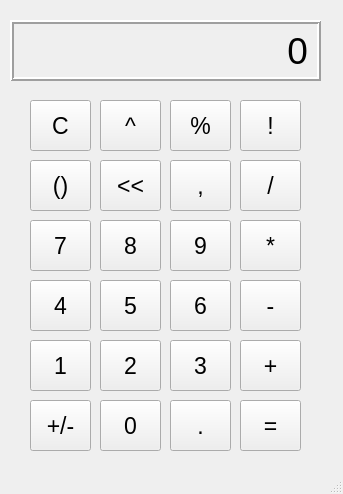
<?xml version="1.0" encoding="UTF-8"?>
<ui version="4.0">
 <class>MainWindow</class>
 <widget class="QMainWindow" name="MainWindow">
  <property name="geometry">
   <rect>
    <x>0</x>
    <y>0</y>
    <width>343</width>
    <height>494</height>
   </rect>
  </property>
  <property name="windowTitle">
   <string>MainWindow</string>
  </property>
  <widget class="QWidget" name="centralwidget">
   <widget class="QPushButton" name="botao_1">
    <property name="geometry">
     <rect>
      <x>30</x>
      <y>340</y>
      <width>61</width>
      <height>51</height>
     </rect>
    </property>
    <property name="font">
     <font>
      <pointsize>17</pointsize>
     </font>
    </property>
    <property name="text">
     <string>1</string>
    </property>
   </widget>
   <widget class="QPushButton" name="botao_2">
    <property name="geometry">
     <rect>
      <x>100</x>
      <y>340</y>
      <width>61</width>
      <height>51</height>
     </rect>
    </property>
    <property name="font">
     <font>
      <pointsize>17</pointsize>
     </font>
    </property>
    <property name="text">
     <string>2</string>
    </property>
   </widget>
   <widget class="QPushButton" name="botao_3">
    <property name="geometry">
     <rect>
      <x>170</x>
      <y>340</y>
      <width>61</width>
      <height>51</height>
     </rect>
    </property>
    <property name="font">
     <font>
      <pointsize>17</pointsize>
     </font>
    </property>
    <property name="text">
     <string>3</string>
    </property>
   </widget>
   <widget class="QPushButton" name="botao_5">
    <property name="geometry">
     <rect>
      <x>100</x>
      <y>280</y>
      <width>61</width>
      <height>51</height>
     </rect>
    </property>
    <property name="font">
     <font>
      <pointsize>17</pointsize>
     </font>
    </property>
    <property name="text">
     <string>5</string>
    </property>
   </widget>
   <widget class="QPushButton" name="botao_6">
    <property name="geometry">
     <rect>
      <x>170</x>
      <y>280</y>
      <width>61</width>
      <height>51</height>
     </rect>
    </property>
    <property name="font">
     <font>
      <pointsize>17</pointsize>
     </font>
    </property>
    <property name="text">
     <string>6</string>
    </property>
   </widget>
   <widget class="QPushButton" name="botao_4">
    <property name="geometry">
     <rect>
      <x>30</x>
      <y>280</y>
      <width>61</width>
      <height>51</height>
     </rect>
    </property>
    <property name="font">
     <font>
      <pointsize>17</pointsize>
     </font>
    </property>
    <property name="text">
     <string>4</string>
    </property>
   </widget>
   <widget class="QPushButton" name="botao_8">
    <property name="geometry">
     <rect>
      <x>100</x>
      <y>220</y>
      <width>61</width>
      <height>51</height>
     </rect>
    </property>
    <property name="font">
     <font>
      <pointsize>17</pointsize>
     </font>
    </property>
    <property name="text">
     <string>8</string>
    </property>
   </widget>
   <widget class="QPushButton" name="botao_9">
    <property name="geometry">
     <rect>
      <x>170</x>
      <y>220</y>
      <width>61</width>
      <height>51</height>
     </rect>
    </property>
    <property name="font">
     <font>
      <pointsize>17</pointsize>
     </font>
    </property>
    <property name="text">
     <string>9</string>
    </property>
   </widget>
   <widget class="QPushButton" name="botao_7">
    <property name="geometry">
     <rect>
      <x>30</x>
      <y>220</y>
      <width>61</width>
      <height>51</height>
     </rect>
    </property>
    <property name="font">
     <font>
      <pointsize>17</pointsize>
     </font>
    </property>
    <property name="text">
     <string>7</string>
    </property>
   </widget>
   <widget class="QPushButton" name="botao_0">
    <property name="geometry">
     <rect>
      <x>100</x>
      <y>400</y>
      <width>61</width>
      <height>51</height>
     </rect>
    </property>
    <property name="font">
     <font>
      <pointsize>17</pointsize>
     </font>
    </property>
    <property name="text">
     <string>0</string>
    </property>
   </widget>
   <widget class="QPushButton" name="igual">
    <property name="geometry">
     <rect>
      <x>240</x>
      <y>400</y>
      <width>61</width>
      <height>51</height>
     </rect>
    </property>
    <property name="font">
     <font>
      <pointsize>17</pointsize>
     </font>
    </property>
    <property name="text">
     <string>=</string>
    </property>
   </widget>
   <widget class="QPushButton" name="porcentagem">
    <property name="geometry">
     <rect>
      <x>170</x>
      <y>100</y>
      <width>61</width>
      <height>51</height>
     </rect>
    </property>
    <property name="font">
     <font>
      <pointsize>17</pointsize>
     </font>
    </property>
    <property name="text">
     <string>%</string>
    </property>
   </widget>
   <widget class="QPushButton" name="soma">
    <property name="geometry">
     <rect>
      <x>240</x>
      <y>340</y>
      <width>61</width>
      <height>51</height>
     </rect>
    </property>
    <property name="font">
     <font>
      <pointsize>17</pointsize>
     </font>
    </property>
    <property name="text">
     <string>+</string>
    </property>
   </widget>
   <widget class="QPushButton" name="subtracao">
    <property name="geometry">
     <rect>
      <x>240</x>
      <y>280</y>
      <width>61</width>
      <height>51</height>
     </rect>
    </property>
    <property name="font">
     <font>
      <pointsize>17</pointsize>
     </font>
    </property>
    <property name="text">
     <string>-</string>
    </property>
   </widget>
   <widget class="QPushButton" name="multiplicacao">
    <property name="geometry">
     <rect>
      <x>240</x>
      <y>220</y>
      <width>61</width>
      <height>51</height>
     </rect>
    </property>
    <property name="font">
     <font>
      <pointsize>17</pointsize>
     </font>
    </property>
    <property name="text">
     <string>*</string>
    </property>
   </widget>
   <widget class="QPushButton" name="fatorial">
    <property name="geometry">
     <rect>
      <x>240</x>
      <y>100</y>
      <width>61</width>
      <height>51</height>
     </rect>
    </property>
    <property name="font">
     <font>
      <pointsize>17</pointsize>
     </font>
    </property>
    <property name="text">
     <string>!</string>
    </property>
   </widget>
   <widget class="QPushButton" name="potencia">
    <property name="geometry">
     <rect>
      <x>100</x>
      <y>100</y>
      <width>61</width>
      <height>51</height>
     </rect>
    </property>
    <property name="font">
     <font>
      <pointsize>17</pointsize>
     </font>
    </property>
    <property name="text">
     <string>^</string>
    </property>
   </widget>
   <widget class="QPushButton" name="limpar">
    <property name="geometry">
     <rect>
      <x>30</x>
      <y>100</y>
      <width>61</width>
      <height>51</height>
     </rect>
    </property>
    <property name="font">
     <font>
      <pointsize>17</pointsize>
     </font>
    </property>
    <property name="text">
     <string>C</string>
    </property>
   </widget>
   <widget class="QPushButton" name="ponto">
    <property name="geometry">
     <rect>
      <x>170</x>
      <y>400</y>
      <width>61</width>
      <height>51</height>
     </rect>
    </property>
    <property name="font">
     <font>
      <pointsize>17</pointsize>
     </font>
    </property>
    <property name="text">
     <string>.</string>
    </property>
   </widget>
   <widget class="QPushButton" name="positivo_negativo">
    <property name="geometry">
     <rect>
      <x>30</x>
      <y>400</y>
      <width>61</width>
      <height>51</height>
     </rect>
    </property>
    <property name="font">
     <font>
      <pointsize>17</pointsize>
     </font>
    </property>
    <property name="text">
     <string>+/-</string>
    </property>
   </widget>
   <widget class="QLabel" name="Display_output_label">
    <property name="geometry">
     <rect>
      <x>10</x>
      <y>20</y>
      <width>311</width>
      <height>61</height>
     </rect>
    </property>
    <property name="font">
     <font>
      <pointsize>28</pointsize>
     </font>
    </property>
    <property name="frameShape">
     <enum>QFrame::Box</enum>
    </property>
    <property name="frameShadow">
     <enum>QFrame::Raised</enum>
    </property>
    <property name="lineWidth">
     <number>2</number>
    </property>
    <property name="text">
     <string>0</string>
    </property>
    <property name="alignment">
     <set>Qt::AlignRight|Qt::AlignTrailing|Qt::AlignVCenter</set>
    </property>
    <property name="margin">
     <number>10</number>
    </property>
   </widget>
   <widget class="QPushButton" name="voltar_casa_dec">
    <property name="geometry">
     <rect>
      <x>100</x>
      <y>160</y>
      <width>61</width>
      <height>51</height>
     </rect>
    </property>
    <property name="font">
     <font>
      <pointsize>17</pointsize>
     </font>
    </property>
    <property name="text">
     <string>&lt;&lt;</string>
    </property>
   </widget>
   <widget class="QPushButton" name="virgula">
    <property name="geometry">
     <rect>
      <x>170</x>
      <y>160</y>
      <width>61</width>
      <height>51</height>
     </rect>
    </property>
    <property name="font">
     <font>
      <pointsize>17</pointsize>
     </font>
    </property>
    <property name="text">
     <string>,</string>
    </property>
   </widget>
   <widget class="QPushButton" name="divisao">
    <property name="geometry">
     <rect>
      <x>240</x>
      <y>160</y>
      <width>61</width>
      <height>51</height>
     </rect>
    </property>
    <property name="font">
     <font>
      <pointsize>17</pointsize>
     </font>
    </property>
    <property name="text">
     <string>/</string>
    </property>
   </widget>
   <widget class="QPushButton" name="parenteses">
    <property name="geometry">
     <rect>
      <x>30</x>
      <y>160</y>
      <width>61</width>
      <height>51</height>
     </rect>
    </property>
    <property name="font">
     <font>
      <pointsize>17</pointsize>
     </font>
    </property>
    <property name="text">
     <string>()</string>
    </property>
   </widget>
  </widget>
  <widget class="QStatusBar" name="statusbar"/>
 </widget>
 <resources/>
 <connections/>
</ui>
